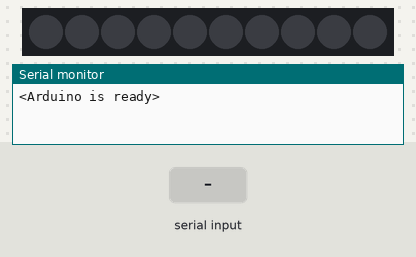
Recording of a sketch running on a simulated Arduino Uno, built with avr-gcc and run on an emulated ATmega328P. On the bench: 10 RGB LEDs in strip order, left to right, the last lines printed to the serial monitor. Inputs (shaded band) come from the test bench. Dim RGB values are drawn brighter than linear.

Above: at 1.2 s.
1.3 s: "b" received over Serial
At 2.9 s:
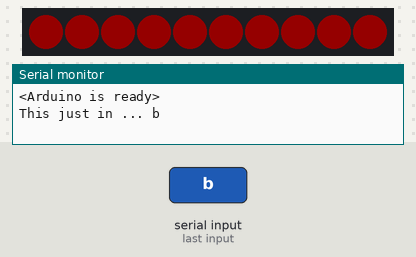
3.1 s: "f" received over Serial
At 4.7 s:
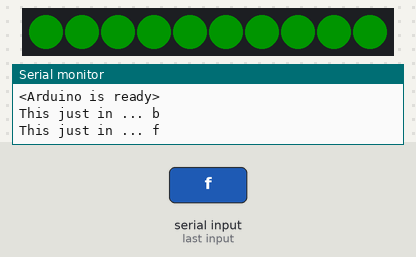
4.9 s: "s" received over Serial
At 4.95 s:
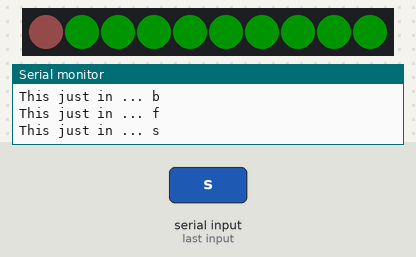
6.7 s: "o" received over Serial
At 6.75 s:
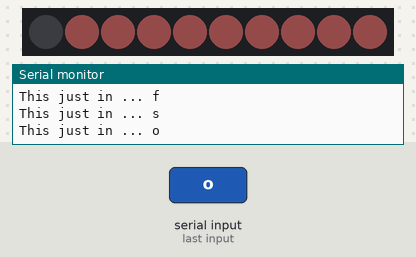
8.5 s: "f" received over Serial
At 8.55 s:
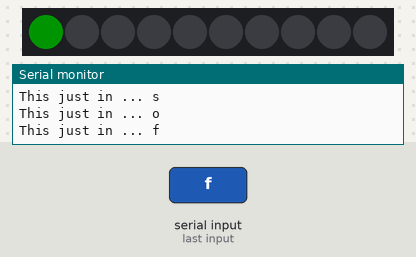
Timing chart, 0 to 11.3 s (numbered marks = the images above; inputs shaded):
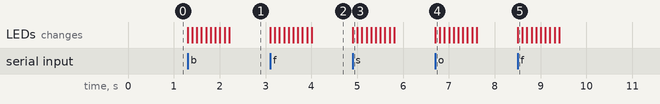

Measured:
- after the input at 1.3 s, the LEDs: first change at once (image 1 shows a later state)
- after the input at 3.1 s, the LEDs: first change at once (image 2 shows a later state)
- after the input at 4.9 s, the LEDs: change at once (image 3)
- after the input at 6.7 s, the LEDs: change at once (image 4)
- after the input at 8.5 s, the LEDs: change at once (image 5)

The sketch:

Blink.ino
```cpp
/*
 */

#include <Adafruit_NeoPixel.h>

#define PIN 8
#define NUMPIXELS 10
#define DELAYVAL 100  // Time (in milliseconds) to pause between pixels
#define GLOWDELAYVAL 32  // Time (in milliseconds) to pause between pixels

Adafruit_NeoPixel pixels(NUMPIXELS, PIN, NEO_GRB + NEO_KHZ800);

char receivedChar;
boolean newData = false;
uint32_t available_bright = pixels.Color(0, 40, 0);
uint32_t available_dim = pixels.Color(0, 20, 0);
uint32_t busy_bright = pixels.Color(40, 0, 0);
uint32_t busy_dim = pixels.Color(20, 0, 0);
uint32_t sexy_bright = pixels.Color(40, 30, 30);
uint32_t sexy_dim = pixels.Color(20, 10, 10);
uint32_t off = pixels.Color(0, 0, 0);

// the setup function runs once when you press reset or power the board
void setup() {
  // initialize digital pin LED_BUILTIN as an output.
  Serial.begin(9600);
  Serial.println("<Arduino is ready>");
  pixels.begin();  // INITIALIZE NeoPixel strip object (REQUIRED)
}

void loop() {
  recvOneChar();
  showNewData();
}

void recvOneChar() {
  if (Serial.available() > 0) {
    receivedChar = Serial.read();
    newData = true;
  }
}

void showNewData() {
  if (newData == true) {
    Serial.print("This just in ... ");
    Serial.println(receivedChar);

    bool shouldUpdate = false;
    bool hasBright = false;
    uint32_t newColor;
    uint32_t newColorBright;

    if (receivedChar == 'b') {
      newColor = busy_dim;
      newColorBright = busy_bright;
      shouldUpdate = true;
      hasBright = true;
    } else if (receivedChar == 'f') {
      newColor = available_dim;
      newColorBright = available_bright;
      shouldUpdate = true;
      hasBright = true;
    } else if (receivedChar == 's') {
      newColor = sexy_dim;
      newColorBright = sexy_bright;
      shouldUpdate = true;
      hasBright = true;
    } else if (receivedChar == 'o') {
      newColor = off;
      shouldUpdate = true;
    }
    newData = false;
    if (shouldUpdate) {
      for (int i = 0; i < NUMPIXELS; i += 2) {  // For each pixel...

        // pixels.Color() takes RGB values, from 0,0,0 up to 255,255,255
        // Here we're using a moderately bright green color:
        pixels.setPixelColor(i, newColor);

        pixels.show();  // Send the updated pixel colors to the hardware.

        delay(DELAYVAL);  // Pause before next pass through loop
      }
      for (int i = 1; i < NUMPIXELS; i += 2) {  // For each pixel...

        // pixels.Color() takes RGB values, from 0,0,0 up to 255,255,255
        // Here we're using a moderately bright green color:
        pixels.setPixelColor(i, newColor);

        pixels.show();  // Send the updated pixel colors to the hardware.

        delay(DELAYVAL);  // Pause before next pass through loop
      }
    }
  }
}
```
